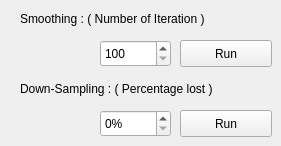
    <widget class="QWidget" name="tabSmoothing">
     <attribute name="title">
      <string>Filters</string>
     </attribute>
     <widget class="QLabel" name="labelSmoothing">
      <property name="geometry">
       <rect>
        <x>20</x>
        <y>10</y>
        <width>241</width>
        <height>17</height>
       </rect>
      </property>
      <property name="text">
       <string>Smoothing : ( Number of Iteration )</string>
      </property>
     </widget>
     <widget class="QLabel" name="labelDecimate">
      <property name="geometry">
       <rect>
        <x>20</x>
        <y>80</y>
        <width>241</width>
        <height>17</height>
       </rect>
      </property>
      <property name="text">
       <string>Down-Sampling : ( Percentage lost )</string>
      </property>
     </widget>
     <widget class="QPushButton" name="pushButtonRunDecimate">
      <property name="geometry">
       <rect>
        <x>180</x>
        <y>110</y>
        <width>92</width>
        <height>27</height>
       </rect>
      </property>
      <property name="toolTip">
       <string>run the down-sampling</string>
      </property>
      <property name="text">
       <string>Run</string>
      </property>
     </widget>
     <widget class="QSpinBox" name="spinBoxDecimate">
      <property name="geometry">
       <rect>
        <x>100</x>
        <y>110</y>
        <width>71</width>
        <height>27</height>
       </rect>
      </property>
      <property name="toolTip">
       <string>choose the percentage of down-sampling</string>
      </property>
      <property name="suffix">
       <string>%</string>
      </property>
      <property name="minimum">
       <number>0</number>
      </property>
      <property name="maximum">
       <number>100</number>
      </property>
      <property name="singleStep">
       <number>10</number>
      </property>
      <property name="value">
       <number>0</number>
      </property>
     </widget>
     <widget class="QPushButton" name="pushButtonRunSmoothing">
      <property name="geometry">
       <rect>
        <x>180</x>
        <y>40</y>
        <width>92</width>
        <height>27</height>
       </rect>
      </property>
      <property name="toolTip">
       <string>run the smoothing</string>
      </property>
      <property name="text">
       <string>Run</string>
      </property>
     </widget>
     <widget class="QSpinBox" name="spinBoxIteration">
      <property name="geometry">
       <rect>
        <x>100</x>
        <y>40</y>
        <width>71</width>
        <height>27</height>
       </rect>
      </property>
      <property name="toolTip">
       <string>choose the number of iteration</string>
      </property>
      <property name="minimum">
       <number>100</number>
      </property>
      <property name="maximum">
       <number>20000</number>
      </property>
      <property name="singleStep">
       <number>10</number>
      </property>
     </widget>
    </widget>
